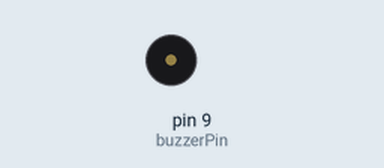
The sketch below on a simulated Arduino Uno, built with avr-gcc and run on an emulated ATmega328P. Parts: buzzer (waves = sounding).

Above: at 2.1 s.
At 6.5 s:
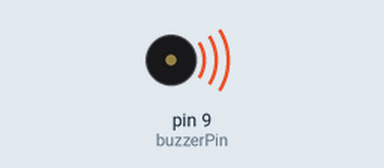
Timing chart, 0 to 6.8 s (numbered marks = the images above):
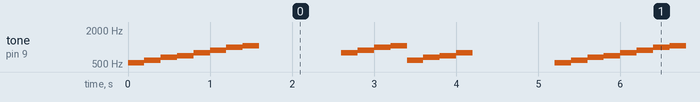

The sketch:

experiment_8.7.ino
```cpp
int buzzerPin = 9;

// First melody: C5, D5, E5, F5, G5, A5, B5, C6
// do, re, mi, fa, so, la, ti, do
int firstMelody[] = {523, 587, 659, 698, 783, 880, 987, 1046};

// Second melody: G5, A5, B5, C6, D5, E5, F5, G5
// so, la, ti, do, re, mi, fa, so
int secondMelody[] = {783, 880, 987, 1046, 587, 659, 698, 783 };

int duration = 200;

void setup() {
  pinMode(buzzerPin, OUTPUT);
}

void loop() {
  for (int i = 0; i < 8; i++) {
    playNote(firstMelody[i]);
  }
  delay(1000);

  for (int i = 0; i < 8; i++) {
    playNote(secondMelody[i]);
  }
  delay(1000);
}

void playNote(int frequency) {
  tone(buzzerPin, frequency, duration);
  delay(duration);
  noTone(buzzerPin);
}
```

Measured:
- by itself, tone on pin 9 (buzzerPin): repeats every 5.2 s: 587 Hz 0.20 s, 659 Hz 0.20 s, 698 Hz 0.20 s, 783 Hz 0.20 s, 880 Hz 0.20 s, 987 Hz 0.20 s, 1046 Hz 0.20 s, silent 1.0 s, 783 Hz 0.20 s, 880 Hz 0.20 s, 987 Hz 0.20 s, 1046 Hz 0.20 s, 587 Hz 0.20 s, 659 Hz 0.20 s, 698 Hz 0.20 s, 783 Hz 0.20 s, silent 1.0 s, 523 Hz 0.20 s
